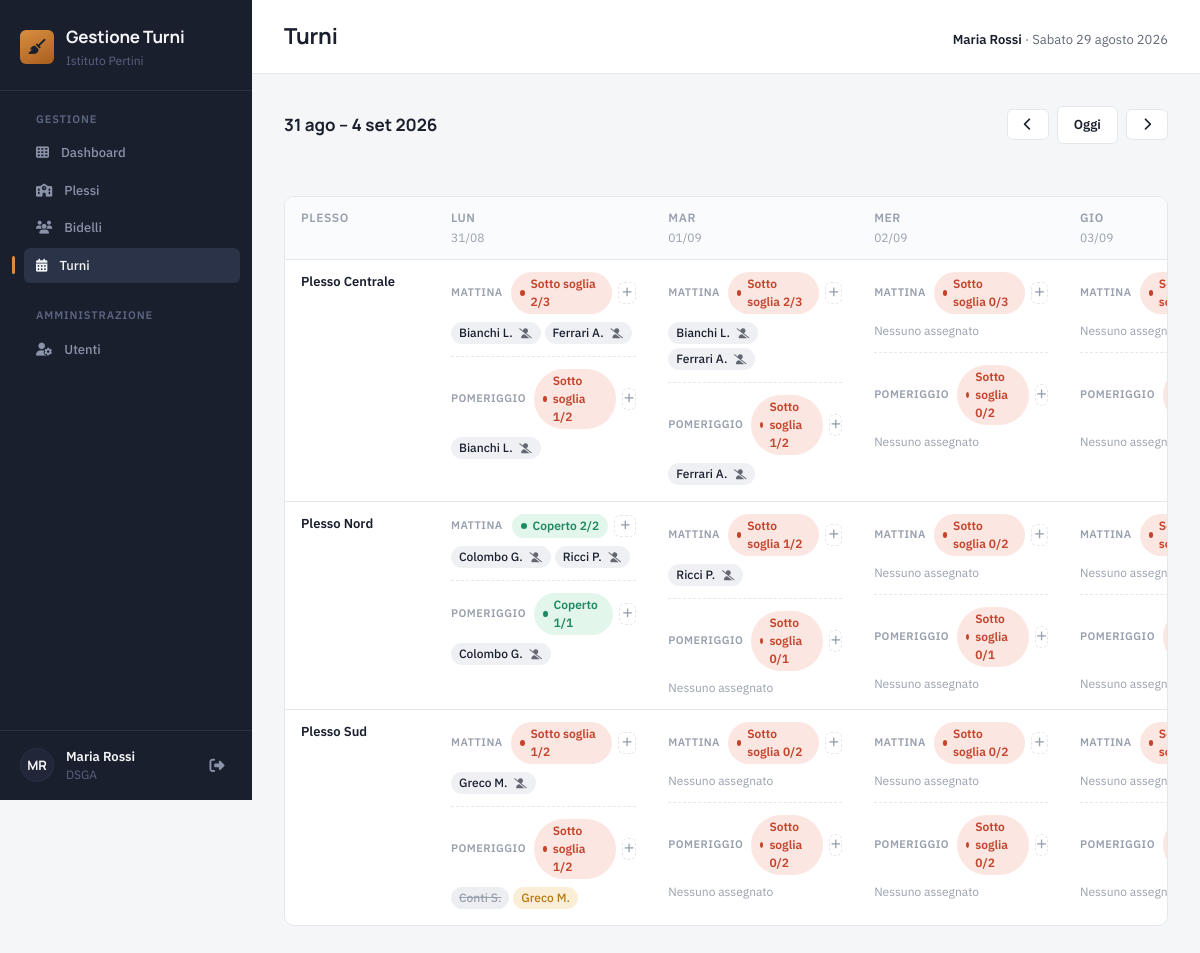
/turni.php?settimana=2026-08-31 (signed in), run on the app's committed database.
### tables this page shows
CREATE TABLE plessi (
    id INT AUTO_INCREMENT PRIMARY KEY,
    nome VARCHAR(150) NOT NULL,
    indirizzo VARCHAR(255),
    note TEXT,
    min_bidelli_mattina INT NOT NULL DEFAULT 1,
    min_bidelli_pomeriggio INT NOT NULL DEFAULT 1,
    orario_mattina_inizio TIME,
    orario_mattina_fine TIME,
    orario_pomeriggio_inizio TIME,
    orario_pomeriggio_fine TIME,
    attivo TINYINT(1) NOT NULL DEFAULT 1
);

CREATE TABLE turni (
    id INT AUTO_INCREMENT PRIMARY KEY,
    plesso_id INT NOT NULL,
    bidello_id INT NOT NULL,
    data DATE NOT NULL,
    turno_giorno ENUM('mattina','pomeriggio') NOT NULL,
    stato ENUM('pianificato','assente','sostituito') NOT NULL DEFAULT 'pianificato',
    sostituto_di_turno_id INT NULL,
    note TEXT,
    created_at DATETIME NOT NULL DEFAULT CURRENT_TIMESTAMP,
    updated_at DATETIME NOT NULL DEFAULT CURRENT_TIMESTAMP ON UPDATE CURRENT_TIMESTAMP,
    FOREIGN KEY (plesso_id) REFERENCES plessi(id) ON DELETE CASCADE,
    FOREIGN KEY (bidello_id) REFERENCES bidelli(id) ON DELETE CASCADE,
    FOREIGN KEY (sostituto_di_turno_id) REFERENCES turni(id) ON DELETE SET NULL,
    UNIQUE KEY uniq_bidello_data_turno (bidello_id, data, turno_giorno)
);

CREATE TABLE bidelli (
    id INT AUTO_INCREMENT PRIMARY KEY,
    nome VARCHAR(100) NOT NULL,
    cognome VARCHAR(100) NOT NULL,
    telefono VARCHAR(30),
    email VARCHAR(150),
    plesso_principale_id INT NULL,
    ore_settimanali INT NOT NULL DEFAULT 36,
    ore_straordinario_max INT NOT NULL DEFAULT 0,
    note TEXT,
    attivo TINYINT(1) NOT NULL DEFAULT 1,
    FOREIGN KEY (plesso_principale_id) REFERENCES plessi(id) ON DELETE SET NULL
);

### includes/auth.php (called while the page is built, shortened)
<?php
function isLoggato(): bool
{
    return isset($_SESSION['utente_id']);
}
function isDsga(): bool
{
    return isLoggato() && $_SESSION['ruolo'] === 'dsga';
}

### public/turni.php (the view, shortened to what this page needs)
<?php
require_once __DIR__ . '/../includes/auth.php';
$pdo = getConnessione();
$parametroSettimana = $_GET['settimana'] ?? null;
try {
    $riferimento = $parametroSettimana ? new DateTime($parametroSettimana) : new DateTime();
} catch (Exception $e) {
    $riferimento = new DateTime();
}
$giornoIso = (int) $riferimento->format('N');
$lunedi = (clone $riferimento)->modify('-' . ($giornoIso - 1) . ' days');
$venerdi = (clone $lunedi)->modify('+4 days');
$settimanaPrecedente = (clone $lunedi)->modify('-7 days')->format('Y-m-d');
$settimanaSuccessiva = (clone $lunedi)->modify('+7 days')->format('Y-m-d');
$mesiAbbr = ['', 'gen', 'feb', 'mar', 'apr', 'mag', 'giu', 'lug', 'ago', 'set', 'ott', 'nov', 'dic'];
$giorniAbbr = ['Lun', 'Mar', 'Mer', 'Gio', 'Ven'];
if ($lunedi->format('n') === $venerdi->format('n')) {
    $rangeTesto = $lunedi->format('j') . ' – ' . $venerdi->format('j') . ' ' . $mesiAbbr[(int) $venerdi->format('n')] . ' ' . $venerdi->format('Y');
} else {
    $rangeTesto = $lunedi->format('j') . ' ' . $mesiAbbr[(int) $lunedi->format('n')] . ' – ' . $venerdi->format('j') . ' ' . $mesiAbbr[(int) $venerdi->format('n')] . ' ' . $venerdi->format('Y');
}
$giorniSettimana = [];
for ($i = 0; $i < 5; $i++) {
    $giorno = (clone $lunedi)->modify("+{$i} days");
    $giorniSettimana[] = [
        'data' => $giorno->format('Y-m-d'),
        'etichetta' => $giorniAbbr[$i],
        'data_breve' => $giorno->format('d/m'),
    ];
}
$plessi = $pdo->query(
    'SELECT id, nome, min_bidelli_mattina, min_bidelli_pomeriggio
     FROM plessi WHERE attivo = 1 ORDER BY nome'
)->fetchAll();
$stmtTurni = $pdo->prepare(
    'SELECT t.id, t.plesso_id, t.data, t.turno_giorno, t.stato, t.sostituto_di_turno_id,
            t.bidello_id, b.nome, b.cognome
     FROM turni t
     JOIN bidelli b ON b.id = t.bidello_id
     WHERE t.data BETWEEN :inizio AND :fine
     ORDER BY t.plesso_id, t.data, t.turno_giorno, b.cognome'
);
$stmtTurni->execute([
    'inizio' => $lunedi->format('Y-m-d'),
    'fine' => $venerdi->format('Y-m-d'),
]);
$celle = [];
foreach ($stmtTurni->fetchAll() as $riga) {
    $celle[$riga['plesso_id']][$riga['data']][$riga['turno_giorno']][] = $riga;
}
function contaCopertura(array $righe): int
{
    return count(array_filter($righe, static fn($r) => in_array($r['stato'], ['pianificato', 'sostituito'], true)));
}
require __DIR__ . '/../includes/header.php';
?>
<div class="week-nav">
    <div class="week-nav__range"><?= htmlspecialchars($rangeTesto) ?></div>
    <div class="week-nav__controls">
        <a class="btn btn--secondary" href="turni.php?settimana=<?= $settimanaPrecedente ?>" title="Settimana precedente">
            <i class="fa-solid fa-chevron-left"></i>
        </a>
        <a class="btn btn--secondary" href="turni.php">Oggi</a>
        <a class="btn btn--secondary" href="turni.php?settimana=<?= $settimanaSuccessiva ?>" title="Settimana successiva">
            <i class="fa-solid fa-chevron-right"></i>
        </a>
    </div>
</div>
<div class="panel">
    <div style="overflow-x: auto;">
        <table class="table schedule-table">
            <thead>
                <tr>
                    <th>Plesso</th>
                    <?php foreach ($giorniSettimana as $giorno): ?>
                        <th><?= $giorno['etichetta'] ?><span class="day-date"><?= $giorno['data_breve'] ?></span></th>
                    <?php endforeach; ?>
                </tr>
            </thead>
            <tbody>
                <?php foreach ($plessi as $plesso): ?>
                    <tr>
                        <td><?= htmlspecialchars($plesso['nome']) ?></td>
                        <?php foreach ($giorniSettimana as $giorno): ?>
                            <td>
                                <?php foreach (['mattina' => 'Mattina', 'pomeriggio' => 'Pomeriggio'] as $turnoGiorno => $etichettaTurno): ?>
                                    <?php
                                    $righe = $celle[$plesso['id']][$giorno['data']][$turnoGiorno] ?? [];
                                    $minimo = (int) $plesso["min_bidelli_{$turnoGiorno}"];
                                    $coperti = contaCopertura($righe);
                                    $ok = $coperti >= $minimo;
                                    ?>
                                    <div class="turno-block">
                                        <div class="turno-block__head">
                                            <span class="turno-block__label"><?= $etichettaTurno ?></span>
                                            <span style="display:flex; align-items:center; gap:6px;">
                                                <span class="badge <?= $ok ? 'badge--ok' : 'badge--danger' ?>">
                                                    <?= $ok ? 'Coperto' : 'Sotto soglia' ?> <?= $coperti ?>/<?= $minimo ?>
                                                </span>
                                                <?php if (isDsga()): ?>
                                                    <a class="turno-block__add"
                                                       href="turno-assegna.php?plesso_id=<?= (int) $plesso['id'] ?>&data=<?= $giorno['data'] ?>&turno_giorno=<?= $turnoGiorno ?>&settimana=<?= $lunedi->format('Y-m-d') ?>"
                                                       title="Aggiungi assegnazione">
                                                        <i class="fa-solid fa-plus"></i>
                                                    </a>
                                                <?php endif; ?>
                                            </span>
                                        </div>
                                        <?php if ($righe): ?>
                                            <div class="turno-chips">
                                                <?php foreach ($righe as $riga): ?>
                                                    <?php
                                                    $classeChip = 'chip';
                                                    if ($riga['stato'] === 'sostituito') {
                                                        $classeChip .= ' chip--sostituito';
                                                    } elseif ($riga['stato'] === 'assente') {
                                                        $classeChip .= ' chip--assente';
                                                    }
                                                    ?>
                                                    <span class="<?= $classeChip ?>" title="<?= htmlspecialchars($riga['nome'] . ' ' . $riga['cognome'] . ' — ' . ucfirst($riga['stato'])) ?>">
                                                        <?= htmlspecialchars($riga['cognome'] . ' ' . mb_substr($riga['nome'], 0, 1) . '.') ?>
                                                        <?php if (isDsga() && $riga['stato'] === 'pianificato'): ?>
                                                            <span class="chip__azioni">
                                                                <form class="inline-form" method="post" action="turni.php"
                                                                      onsubmit="return confirm('Segnare assente ' + <?= htmlspecialchars(json_encode($riga['nome'] . ' ' . $riga['cognome']), ENT_QUOTES) ?> + '?');">
                                                                    <button type="submit" title="Segna assente">
                                                                        <i class="fa-solid fa-user-slash"></i>
                                                                    </button>
                                                                </form>
                                                            </span>
                                                        <?php endif; ?>
                                                    </span>
                                                <?php endforeach; ?>
                                            </div>
                                        <?php else: ?>
                                            <div class="form-hint">Nessuno assegnato</div>
                                        <?php endif; ?>
                                    </div>
                                <?php endforeach; ?>
                            </td>
                        <?php endforeach; ?>
                    </tr>
                <?php endforeach; ?>
            </tbody>
        </table>
    </div>
</div>
<?php require __DIR__ . '/../includes/footer.php'; ?>

### public/assets/css/variables.css (style rules this page uses)
:root { --sidebar-bg: #1a1f2e; --sidebar-bg-elevated: #212739; --sidebar-active-bg: #2a3348; --sidebar-border: #2a3145; --sidebar-text: #8b93a9; --sidebar-text-active: #f4f5f7; --sidebar-label: #5b6480; --sidebar-w: 252px; --accent: #d98e3f; --accent-soft: #f4d9b4; --bg-main: #f5f6f8; --surface: #ffffff; --border: #e4e7ec; --text-primary: #1a1f2e; --text-secondary: #64697a; --text-muted: #9aa1ae; --status-ok: #1f8a5f; --status-ok-bg: #e3f6ec; --status-danger: #c4432b; --status-danger-bg: #fbe6e1; --status-warn: #b8790c; --status-warn-bg: #fbeed7; --font-heading: 'Manrope', sans-serif; --font-body: 'IBM Plex Sans', sans-serif; --font-mono: 'IBM Plex Mono', monospace; --text-xs: 0.75rem; --text-sm: 0.8125rem; --text-base: 0.9375rem; --text-lg: 1.0625rem; --text-xl: 1.375rem; --text-2xl: 1.875rem; --space-1: 4px; --space-2: 8px; --space-3: 12px; --space-4: 16px; --space-5: 20px; --space-6: 24px; --space-8: 32px; --radius-sm: 6px; --radius-md: 10px; }

### public/assets/css/style.css (style rules this page uses)
*, *::before, *::after { box-sizing: border-box; }
html, body { margin: 0; padding: 0; }
body { background: var(--bg-main); color: var(--text-primary); font-family: var(--font-body); font-size: var(--text-base); line-height: 1.5; -webkit-font-smoothing: antialiased; }
a { color: inherit; text-decoration: none; }
button, input, select, textarea { font: inherit; color: inherit; }

### data on the page
plessi: nome "Plesso Centrale", etichettaTurno "MATTINA", coperti "2", min_bidelli_mattina "3", etichettaTurno "POMERIGGIO", id "1", min_bidelli_pomeriggio "2", id "0"
turni: bidello.nome "Bianchi L."
turni: bidello.nome "Ferrari A."
turni: bidello.nome "Bianchi L."
turni: bidello.nome "Bianchi L."
turni: bidello.nome "Ferrari A."
turni: bidello.nome "Ferrari A."
plessi: nome "Plesso Nord", etichettaTurno "MATTINA", id "2", min_bidelli_mattina "2", etichettaTurno "POMERIGGIO", id.stato "1", min_bidelli_pomeriggio "1", id "0"
turni: bidello.nome "Colombo G."
turni: bidello.nome "Ricci P."
turni: bidello.nome "Colombo G."
turni: bidello.nome "Ricci P."
plessi: nome "Plesso Sud", etichettaTurno "MATTINA", id.stato "1", min_bidelli_mattina "2", etichettaTurno "POMERIGGIO", coperti "1", min_bidelli_pomeriggio "2", id "0"
turni: bidello.nome "Greco M."
turni: bidello.nome "Conti S."
turni: bidello.nome "Greco M."

### other printed values
$iniziali "MR"
$_SESSION['ruolo'] "DSGA"
$paginaTitolo "Turni"
$rangeTesto "31 ago – 4 set 2026"
$giorno['etichetta'] "LUN"
$giorno['data_breve'] "31/08"
$giorno['etichetta'] "MAR"
$giorno['data_breve'] "01/09"
$giorno['etichetta'] "MER"
$giorno['data_breve'] "02/09"
$giorno['etichetta'] "GIO"
$giorno['data_breve'] "03/09"
